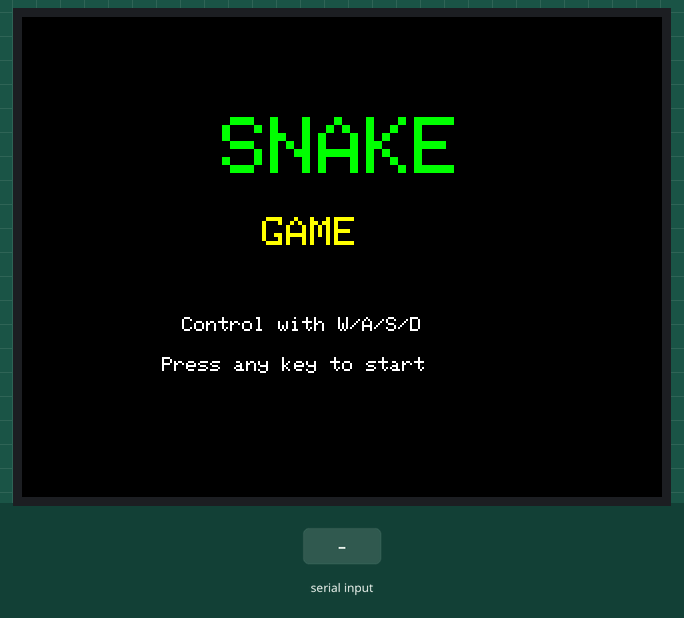
A sketch run on a simulated ESP32. Parts: 320×240 colour display. The inputs (shaded band) are chosen by the test bench. Random numbers use the default seed unless the sketch sets one; what the sketch prints to the serial monitor is not drawn.

Above: at 2.2 s.
2.3 s: "w" received over Serial
At 2.49 s:
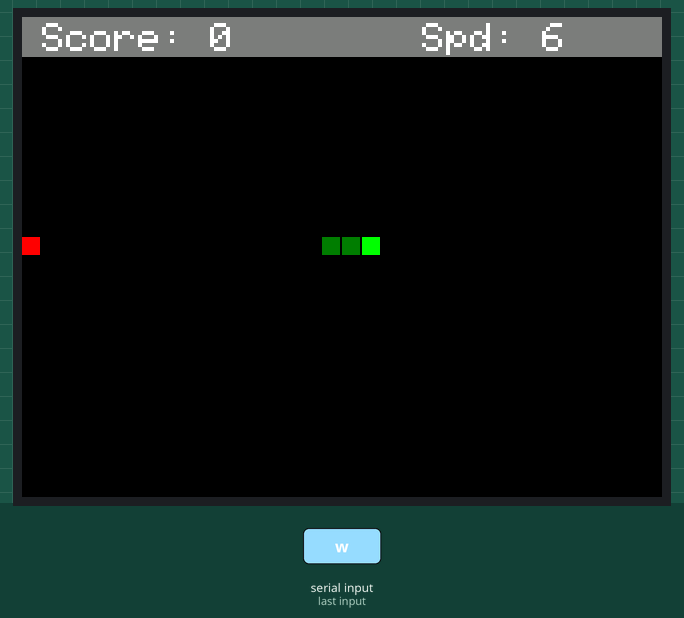
At 5.9 s:
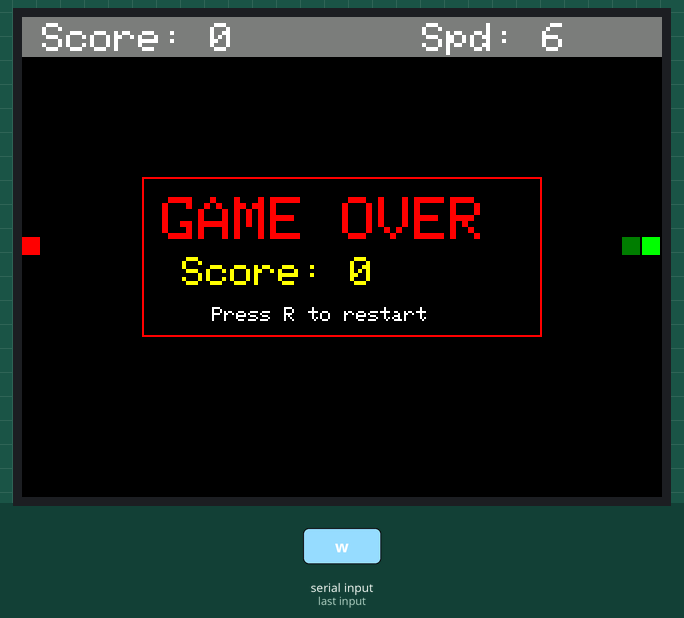
6.3 s: "r" received over Serial
At 9.6 s:
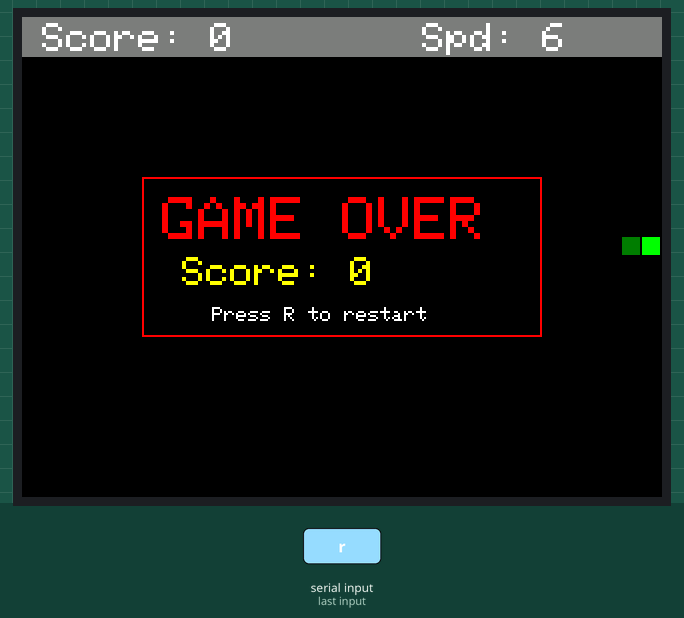
Timing chart, 0 to 11.1 s (numbered marks = the images above; inputs shaded):
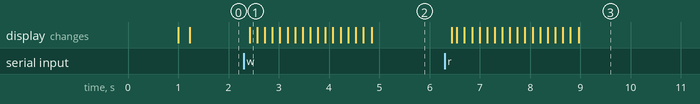

The sketch:

snake_game_serial.ino
```cpp
#define LGFX_USE_V1
#include <LovyanGFX.hpp>

class LGFX : public lgfx::LGFX_Device {
  lgfx::Panel_ILI9341 _panel_instance;
  lgfx::Bus_SPI _bus_instance;
  lgfx::Light_PWM _light_instance;

public:
  LGFX(void) {
    {
      auto cfg = _bus_instance.config();
      cfg.spi_host = SPI2_HOST;
      cfg.spi_mode = 0;
      cfg.freq_write = 40000000;
      cfg.freq_read  = 16000000;
      cfg.spi_3wire  = false;
      cfg.use_lock   = true;
      cfg.dma_channel = SPI_DMA_CH_AUTO;
      cfg.pin_sclk = 3;
      cfg.pin_mosi = 45;
      cfg.pin_miso = 46;
      cfg.pin_dc   = 47;
      _bus_instance.config(cfg);
      _panel_instance.setBus(&_bus_instance);
    }
    {
      auto cfg = _panel_instance.config();
      cfg.pin_cs   = 14;
      cfg.pin_rst  = 21;
      cfg.pin_busy = -1;
      _panel_instance.config(cfg);
    }
    {
      auto cfg = _light_instance.config();
      cfg.pin_bl = 48;
      cfg.invert = false;
      cfg.freq   = 44100;
      cfg.pwm_channel = 7;
      _light_instance.config(cfg);
      _panel_instance.setLight(&_light_instance);
    }
    setPanel(&_panel_instance);
  }
};

LGFX tft;

// Game settings
const int gridSize = 10;
const int gridWidth = 32;
const int gridHeight = 22;

// Snake
int snakeX[200];
int snakeY[200];
int snakeLength = 3;
int dirX = 1;
int dirY = 0;

// Food
int foodX;
int foodY;

// Game state
int score = 0;
int speed = 150;
bool gameOver = false;

void setup() {
  Serial.begin(115200);
  delay(1000);

  tft.init();
  tft.setRotation(1);
  tft.setBrightness(255);

  randomSeed(analogRead(0));

  showStartScreen();

  Serial.println("=== ESP32 SNAKE GAME ===");
  Serial.println("W = Up");
  Serial.println("A = Left");
  Serial.println("S = Down");
  Serial.println("D = Right");
  Serial.println("R = Restart");
}

void showStartScreen() {
  tft.fillScreen(TFT_BLACK);

  tft.setTextColor(TFT_GREEN);
  tft.setTextSize(4);
  tft.drawString("SNAKE", 100, 50);

  tft.setTextColor(TFT_YELLOW);
  tft.setTextSize(2);
  tft.drawString("GAME", 120, 100);

  tft.setTextColor(TFT_WHITE);
  tft.setTextSize(1);
  tft.drawString("Control with W/A/S/D", 80, 150);
  tft.drawString("Press any key to start", 70, 170);

  while(Serial.available() == 0) {
    delay(100);
  }
  while(Serial.available() > 0) Serial.read();

  startGame();
}

void startGame() {
  gameOver = false;
  score = 0;
  snakeLength = 3;
  speed = 150;

  snakeX[0] = gridWidth / 2;
  snakeY[0] = gridHeight / 2;
  snakeX[1] = snakeX[0] - 1;
  snakeY[1] = snakeY[0];
  snakeX[2] = snakeX[1] - 1;
  snakeY[2] = snakeY[1];

  dirX = 1;
  dirY = 0;

  tft.fillScreen(TFT_BLACK);
  tft.fillRect(0, 0, 320, 20, TFT_DARKGREY);
  updateScore();

  spawnFood();

  Serial.println("Game started!");
}

void updateScore() {
  tft.fillRect(5, 2, 150, 16, TFT_DARKGREY);
  tft.setTextColor(TFT_WHITE);
  tft.setTextSize(2);
  tft.setCursor(10, 3);
  tft.print("Score: ");
  tft.print(score);

  tft.setCursor(200, 3);
  tft.print("Spd: ");
  tft.print(11 - speed/30);
}

void spawnFood() {
  bool validPosition = false;

  while(!validPosition) {
    foodX = random(0, gridWidth);
    foodY = random(2, gridHeight);

    validPosition = true;
    for(int i = 0; i < snakeLength; i++) {
      if(snakeX[i] == foodX && snakeY[i] == foodY) {
        validPosition = false;
        break;
      }
    }
  }

  drawFood();
}

void drawFood() {
  tft.fillRect(foodX * gridSize, foodY * gridSize, gridSize-1, gridSize-1, TFT_RED);
}

void drawSnake() {
  tft.fillRect(snakeX[0] * gridSize, snakeY[0] * gridSize, gridSize-1, gridSize-1, TFT_GREEN);

  for(int i = 1; i < snakeLength; i++) {
    tft.fillRect(snakeX[i] * gridSize, snakeY[i] * gridSize, gridSize-1, gridSize-1, TFT_DARKGREEN);
  }
}

void eraseSnakeTail() {
  tft.fillRect(snakeX[snakeLength-1] * gridSize,
               snakeY[snakeLength-1] * gridSize,
               gridSize-1, gridSize-1, TFT_BLACK);
}

void moveSnake() {
  eraseSnakeTail();

  for(int i = snakeLength - 1; i > 0; i--) {
    snakeX[i] = snakeX[i-1];
    snakeY[i] = snakeY[i-1];
  }

  snakeX[0] += dirX;
  snakeY[0] += dirY;

  if(snakeX[0] < 0 || snakeX[0] >= gridWidth ||
     snakeY[0] < 2 || snakeY[0] >= gridHeight) {
    gameOver = true;
    Serial.println("Hit the wall!");
    return;
  }

  for(int i = 1; i < snakeLength; i++) {
    if(snakeX[0] == snakeX[i] && snakeY[0] == snakeY[i]) {
      gameOver = true;
      Serial.println("Hit yourself!");
      return;
    }
  }

  if(snakeX[0] == foodX && snakeY[0] == foodY) {
    snakeLength++;
    score += 10;

    if(speed > 30) speed -= 10;

    updateScore();
    spawnFood();

    Serial.print("Food eaten! Score: ");
    Serial.println(score);
  }

  drawSnake();
}

void handleInput() {
  if(Serial.available() > 0) {
    char command = Serial.read();

    switch(command) {
      case 'w':
      case 'W':
        if(dirY != 1) {
          dirX = 0;
          dirY = -1;
        }
        break;

      case 's':
      case 'S':
        if(dirY != -1) {
          dirX = 0;
          dirY = 1;
        }
        break;

      case 'a':
      case 'A':
        if(dirX != 1) {
          dirX = -1;
          dirY = 0;
        }
        break;

      case 'd':
      case 'D':
        if(dirX != -1) {
          dirX = 1;
          dirY = 0;
        }
        break;

      case 'r':
      case 'R':
        if(gameOver) {
          startGame();
        }
        break;
    }
  }
}

void showGameOver() {
  tft.fillRect(60, 80, 200, 80, TFT_BLACK);
  tft.drawRect(60, 80, 200, 80, TFT_RED);

  tft.setTextColor(TFT_RED);
  tft.setTextSize(3);
  tft.drawString("GAME OVER", 70, 90);

  tft.setTextColor(TFT_YELLOW);
  tft.setTextSize(2);
  tft.setCursor(80, 120);
  tft.print("Score: ");
  tft.print(score);

  tft.setTextColor(TFT_WHITE);
  tft.setTextSize(1);
  tft.drawString("Press R to restart", 95, 145);

  Serial.println("=============================");
  Serial.println("       GAME OVER!");
  Serial.print("       SCORE: ");
  Serial.println(score);
  Serial.println("Press R to play again");
  Serial.println("=============================");
}

void loop() {
  if(!gameOver) {
    handleInput();
    moveSnake();
    delay(speed);
  } else {
    showGameOver();

    while(gameOver) {
      handleInput();
      delay(100);
    }
  }
}
```

Measured:
- after the input at 2.3 s, the display: changes after 0.12 s (image 1)
- after the input at 6.3 s, the display: first changes after 0.14 s (image 3 shows a later state)
